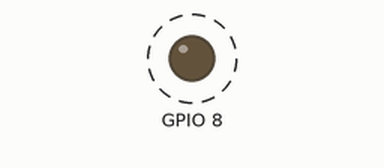
Simulated run of this sketch. Board: ESP32-C6. On the bench: output pins drawn as LEDs (lit = HIGH). Dashed ring = blinking. WiFi joins after 1.5 s; servers stay silent unless stated; what the sketch prints to the serial monitor is not drawn.

Above: at 2.3 s.
Timing chart, 0 to 5.0 s (numbered marks = the images above):
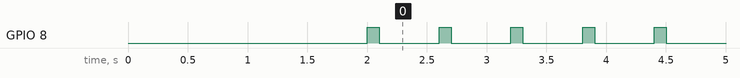

Measured:
- by itself, GPIO 8: alternates HIGH for 0.10 s and LOW for 0.50 s

The sketch:

ESP32_C6_TEST2.ino
```cpp
#include <WiFi.h>

const char* ssid = "STI Student";
const char* password = "********";

void initWiFi() {
  WiFi.mode(WIFI_STA);
  WiFi.begin(ssid, password);

  Serial.print("Connecting to wifi");

  while (!WiFi.isConnected()) {
    Serial.print(".");
    delay(1000);
  }
  Serial.println();
  Serial.println(WiFi.SSID());
}

void setup() {
  Serial.begin(115200);
  // put your setup code here, to run once:
  pinMode(8, OUTPUT);

  initWiFi();

}

void loop() {
  // put your main code here, to run repeatedly:
  digitalWrite(8, HIGH);
  delay(100);
  digitalWrite(8, LOW);
  delay(500);
}
```
